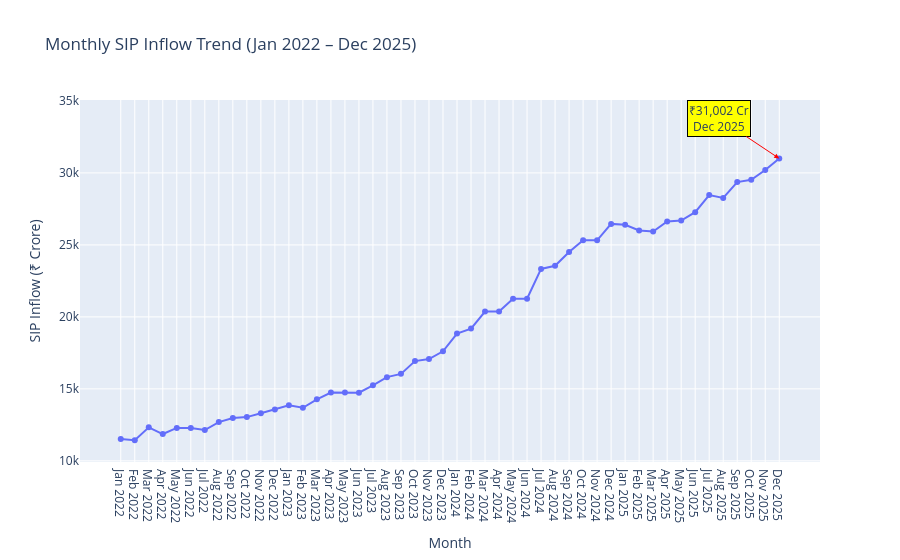

Notebook cell for this chart:
### Markdown cell above
## Highlight the All-Time Highest SIP Inflow

Annotate the highest monthly SIP inflow of ₹31,002 crore recorded in December 2025.

### Code cell
peak_plot = sip_plot.loc[sip_plot["sip_inflow_crore"].idxmax()]

fig.add_annotation(
    x=peak_plot["month"],
    y=peak_plot["sip_inflow_crore"],
    text="₹31,002 Cr<br>Dec 2025",
    showarrow=True,
    arrowhead=2,
    arrowcolor="red",
    ax=-60,
    ay=-40,
    bgcolor="yellow",
    bordercolor="black"
)

### Figure 1 — Plotly figure (JSON) as saved in the notebook; plotly's stock layout.template omitted (floating-point values rounded to 4 significant figures)
{"data": [{"hovertemplate": "Month=%{x}<br>SIP Inflow (₹ Crore)=%{y}<extra></extra>", "legendgroup": "", "line": {"color": "#636efa", "dash": "solid"}, "marker": {"symbol": "circle"}, "mode": "lines+markers", "name": "", "orientation": "v", "showlegend": false, "type": "scatter", "x": ["Jan 2022", "Feb 2022", "Mar 2022", "Apr 2022", "May 2022", "Jun 2022", "Jul 2022", "Aug 2022", "Sep 2022", "Oct 2022", "Nov 2022", "Dec 2022", "Jan 2023", "Feb 2023", "Mar 2023", "Apr 2023", "May 2023", "Jun 2023", "Jul 2023", "Aug 2023", "Sep 2023", "Oct 2023", "Nov 2023", "Dec 2023", "Jan 2024", "Feb 2024", "Mar 2024", "Apr 2024", "May 2024", "Jun 2024", "Jul 2024", "Aug 2024", "Sep 2024", "Oct 2024", "Nov 2024", "Dec 2024", "Jan 2025", "Feb 2025", "Mar 2025", "Apr 2025", "May 2025", "Jun 2025", "Jul 2025", "Aug 2025", "Sep 2025", "Oct 2025", "Nov 2025", "Dec 2025"], "xaxis": "x", "y": [11517, 11438, 12328, 11863, 12286, 12276, 12140, 12694, 12976, 13040, 13306, 13573, 13856, 13687, 14276, 14749, 14749, 14734, 15245, 15814, 16042, 16928, 17073, 17610, 18838, 19187, 20371, 20371, 21262, 21262, 23332, 23547, 24509, 25323, 25320, 26459, 26400, 25999, 25926, 26632, 26688, 27274, 28464, 28265, 29361, 29529, 30200, 31002], "yaxis": "y"}], "layout": {"annotations": [{"arrowcolor": "red", "arrowhead": 2, "ax": -60, "ay": -40, "bgcolor": "yellow", "bordercolor": "black", "showarrow": true, "text": "₹31,002 Cr<br>Dec 2025", "x": "Dec 2025", "y": 31002}], "legend": {"tracegroupgap": 0}, "title": {"text": "Monthly SIP Inflow Trend (Jan 2022 – Dec 2025)"}, "xaxis": {"anchor": "y", "domain": [0, 1], "title": {"text": "Month"}}, "yaxis": {"anchor": "x", "domain": [0, 1], "title": {"text": "SIP Inflow (₹ Crore)"}}}}
